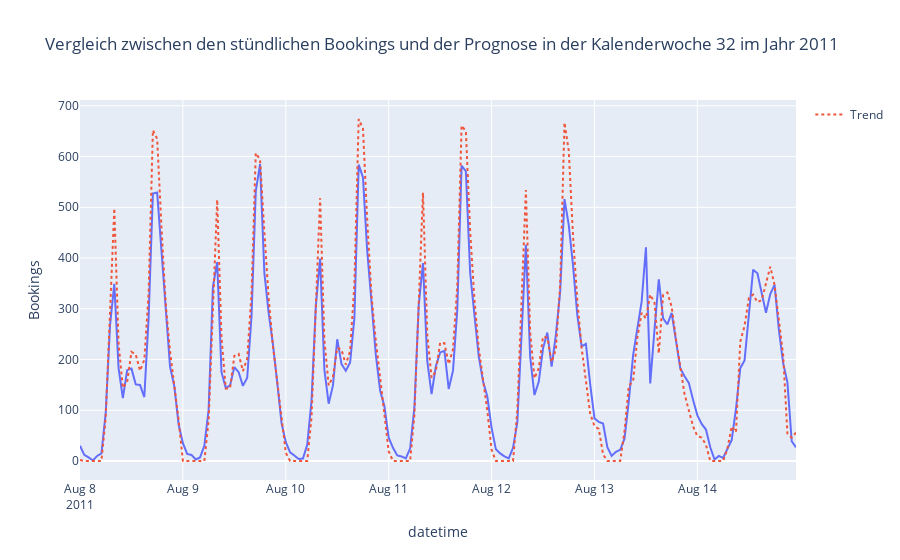

Notebook cell for this chart:
### Code cell
mask = (df_hourlyy['year'] == 2011) & (df_hourlyy['month'] == 8) & (df_hourlyy['week_of_year'] == 32)
fig = px.line(df_hourlyy[mask].reset_index(), x = 'datetime', y = 'Bookings',
        title = 'Vergleich zwischen den stündlichen Bookings und der Prognose in der Kalenderwoche 32 im Jahr 2011')
fig.add_scatter(x = df_hourlyy[mask].reset_index()['datetime'], y = df_hourlyy[mask]['Prediction'], line = {'dash' : 'dot'}, name='Trend')

### Figure 1 — Plotly figure (JSON) as saved in the notebook; plotly's stock layout.template omitted (floating-point values rounded to 4 significant figures; data arrays with more than 128 entries replaced by an {"elided": "..."} marker saying what was removed)
{"data": [{"hovertemplate": "datetime=%{x}<br>Bookings=%{y}<extra></extra>", "legendgroup": "", "line": {"color": "#636efa", "dash": "solid"}, "marker": {"symbol": "circle"}, "mode": "lines", "name": "", "orientation": "v", "showlegend": false, "type": "scatter", "x": {"elided": "168 str values"}, "xaxis": "x", "y": {"elided": "168 int values"}, "yaxis": "y"}, {"line": {"dash": "dot"}, "name": "Trend", "type": "scatter", "x": {"elided": "168 str values"}, "y": {"elided": "168 int values"}}], "layout": {"legend": {"tracegroupgap": 0}, "title": {"text": "Vergleich zwischen den stündlichen Bookings und der Prognose in der Kalenderwoche 32 im Jahr 2011"}, "xaxis": {"anchor": "y", "domain": [0, 1], "title": {"text": "datetime"}}, "yaxis": {"anchor": "x", "domain": [0, 1], "title": {"text": "Bookings"}}}}
